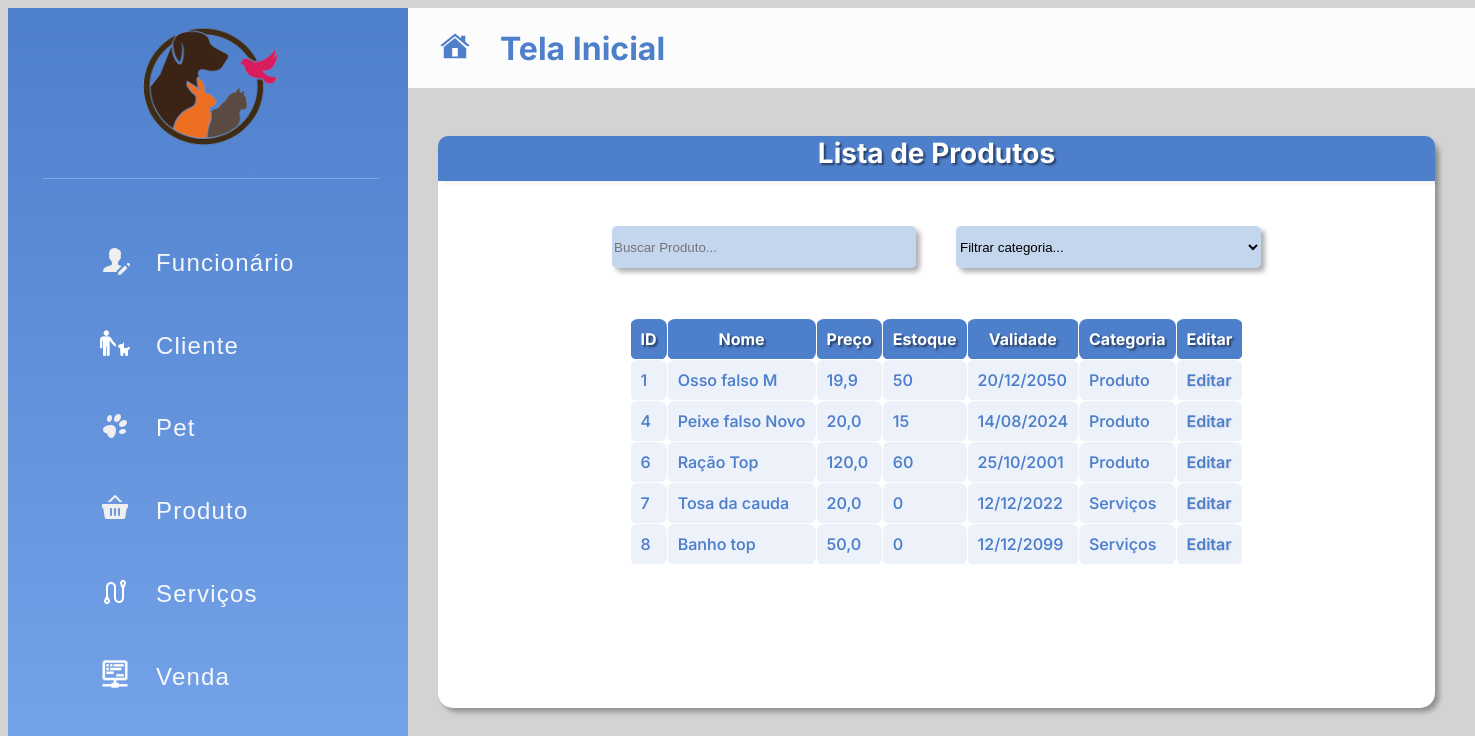
Before: /listarProdutos/ with the older database file.
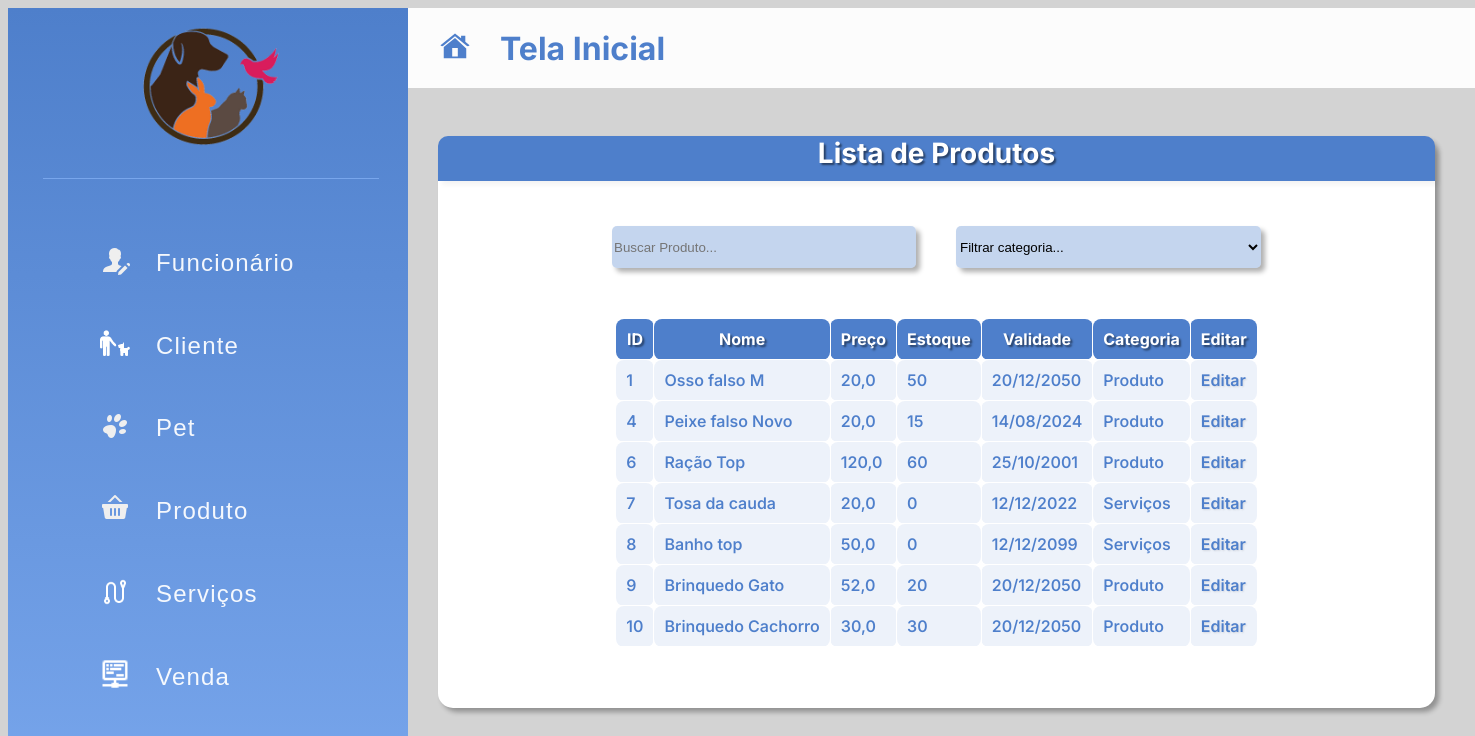
After: the same page with the newer database file.
### appPetPlanet/models.py (models this page shows)
class Produto(models.Model):
    id_produto = models.AutoField(primary_key=True)
    nome = models.TextField()
    preco = models.FloatField()
    estoque = models.IntegerField()
    validade = models.TextField(default='12/12/2099')
    categoria = models.TextField()

### appPetPlanet/views.py (the view)
# urls.py: path('listarProdutos/', views.listarProdutos,
def listarProdutos(request):
    produtos = {
        'produtos': Produto.objects.all()
    }
    return render(request, 'produto/listarProdutos.html', produtos)

### appPetPlanet/templates/produto/listarProdutos.html (shortened to what this page needs)
{% extends 'navBar.html' %}
{% block conteudo %}
<div class="container-lista">
    <div class="titulo-tabela">
        <h1>Lista de Produtos</h1>
    </div>
    <div class="conteudo-tabela">
        <div class="categoria-de-produto">
            <input type="text" id="buscaProduto" onkeyup="buscaProduto();" placeholder="Buscar Produto...">
                <select id="selectCategoria" type="text" onchange="filtrarCategoria()">
                    <option type="input" value="">Filtrar categoria...</option>
                </select><br><br>
        </div>
        <a onclick="limparFiltros()">Limpar filtros</a>
        <br>
        <div class="tabela-tabela">
            <table id="tableProdutos" class="table table-bordered table-striped">
                <tr>
                    <th>ID</th>
                    <th>Nome</th>
                    <th>Preço</th>
                    <th>Estoque</th>
                    <th>Validade</th>
                    <th>Categoria</th>
                    <th>Editar</th>
                </tr>
                {% for produto in produtos %}
                <tr>
                    <td>{{produto.id_produto}}</td>
                    <td>{{produto.nome}}</td>
                    <td>{{produto.preco}}</td>
                    <td>{{produto.estoque}}</td>
                    <td>{{produto.validade}}</td>
                    <td>{{produto.categoria}}</td>
                    <td><a href="{% url 'infoProduto' %}{{produto.id_produto}}">Editar</a></td>
                </tr>
                {% endfor %}
            </table>
        </div>
    </div>
</div>
{% endblock %}

Changed rows visible on the page:
changed Produto "Osso falso M": preco "19,9" → "20,0"
added Produto: id_produto "9", nome "Brinquedo Gato", preco "52,0", estoque "20", validade "20/12/2050", categoria "Produto"
added Produto: id_produto "10", nome "Brinquedo Cachorro", preco "30,0", estoque "30", validade "20/12/2050", categoria "Produto"
